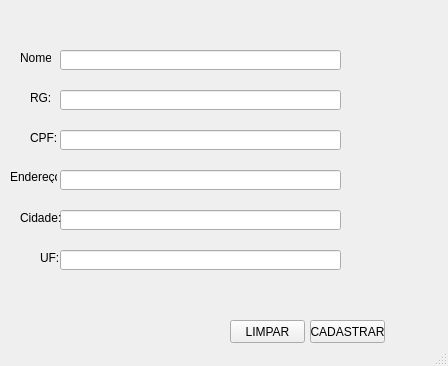
<?xml version="1.0" encoding="UTF-8"?>
<ui version="4.0">
 <class>MainWindow</class>
 <widget class="QMainWindow" name="MainWindow">
  <property name="geometry">
   <rect>
    <x>0</x>
    <y>0</y>
    <width>448</width>
    <height>366</height>
   </rect>
  </property>
  <property name="windowTitle">
   <string>MainWindow</string>
  </property>
  <widget class="QWidget" name="centralwidget">
   <widget class="QLineEdit" name="txtnome">
    <property name="geometry">
     <rect>
      <x>60</x>
      <y>50</y>
      <width>281</width>
      <height>20</height>
     </rect>
    </property>
    <property name="text">
     <string/>
    </property>
   </widget>
   <widget class="QLineEdit" name="txtRG">
    <property name="geometry">
     <rect>
      <x>60</x>
      <y>90</y>
      <width>281</width>
      <height>20</height>
     </rect>
    </property>
   </widget>
   <widget class="QLineEdit" name="txtendereco">
    <property name="geometry">
     <rect>
      <x>60</x>
      <y>170</y>
      <width>281</width>
      <height>20</height>
     </rect>
    </property>
   </widget>
   <widget class="QLineEdit" name="txtCPF">
    <property name="geometry">
     <rect>
      <x>60</x>
      <y>130</y>
      <width>281</width>
      <height>20</height>
     </rect>
    </property>
    <property name="text">
     <string/>
    </property>
   </widget>
   <widget class="QLineEdit" name="txtCidade">
    <property name="geometry">
     <rect>
      <x>60</x>
      <y>210</y>
      <width>281</width>
      <height>20</height>
     </rect>
    </property>
   </widget>
   <widget class="QLineEdit" name="txtUF">
    <property name="geometry">
     <rect>
      <x>60</x>
      <y>250</y>
      <width>281</width>
      <height>20</height>
     </rect>
    </property>
   </widget>
   <widget class="QLabel" name="label">
    <property name="geometry">
     <rect>
      <x>20</x>
      <y>50</y>
      <width>31</width>
      <height>16</height>
     </rect>
    </property>
    <property name="text">
     <string>Nome:</string>
    </property>
   </widget>
   <widget class="QLabel" name="label_2">
    <property name="geometry">
     <rect>
      <x>30</x>
      <y>90</y>
      <width>21</width>
      <height>16</height>
     </rect>
    </property>
    <property name="text">
     <string>RG:</string>
    </property>
   </widget>
   <widget class="QLabel" name="label_3">
    <property name="geometry">
     <rect>
      <x>30</x>
      <y>130</y>
      <width>31</width>
      <height>16</height>
     </rect>
    </property>
    <property name="text">
     <string>CPF:</string>
    </property>
   </widget>
   <widget class="QLabel" name="label_4">
    <property name="geometry">
     <rect>
      <x>10</x>
      <y>170</y>
      <width>47</width>
      <height>13</height>
     </rect>
    </property>
    <property name="text">
     <string>Endereço:</string>
    </property>
   </widget>
   <widget class="QLabel" name="label_5">
    <property name="geometry">
     <rect>
      <x>20</x>
      <y>210</y>
      <width>41</width>
      <height>16</height>
     </rect>
    </property>
    <property name="text">
     <string>Cidade:</string>
    </property>
   </widget>
   <widget class="QLabel" name="label_6">
    <property name="geometry">
     <rect>
      <x>40</x>
      <y>250</y>
      <width>21</width>
      <height>16</height>
     </rect>
    </property>
    <property name="text">
     <string>UF:</string>
    </property>
   </widget>
   <widget class="QPushButton" name="btnCadastrar">
    <property name="geometry">
     <rect>
      <x>310</x>
      <y>320</y>
      <width>75</width>
      <height>23</height>
     </rect>
    </property>
    <property name="text">
     <string>CADASTRAR</string>
    </property>
   </widget>
   <widget class="QPushButton" name="btnLimpar">
    <property name="geometry">
     <rect>
      <x>230</x>
      <y>320</y>
      <width>75</width>
      <height>23</height>
     </rect>
    </property>
    <property name="text">
     <string>LIMPAR</string>
    </property>
   </widget>
  </widget>
  <widget class="QStatusBar" name="statusbar"/>
 </widget>
 <resources/>
 <connections/>
</ui>
